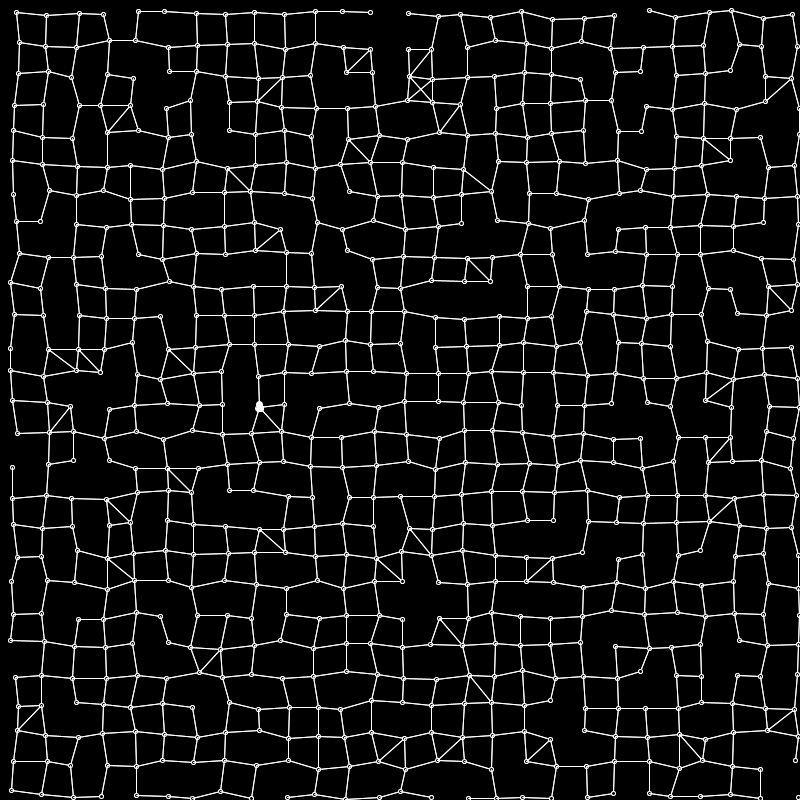
Frame 1 (no input)
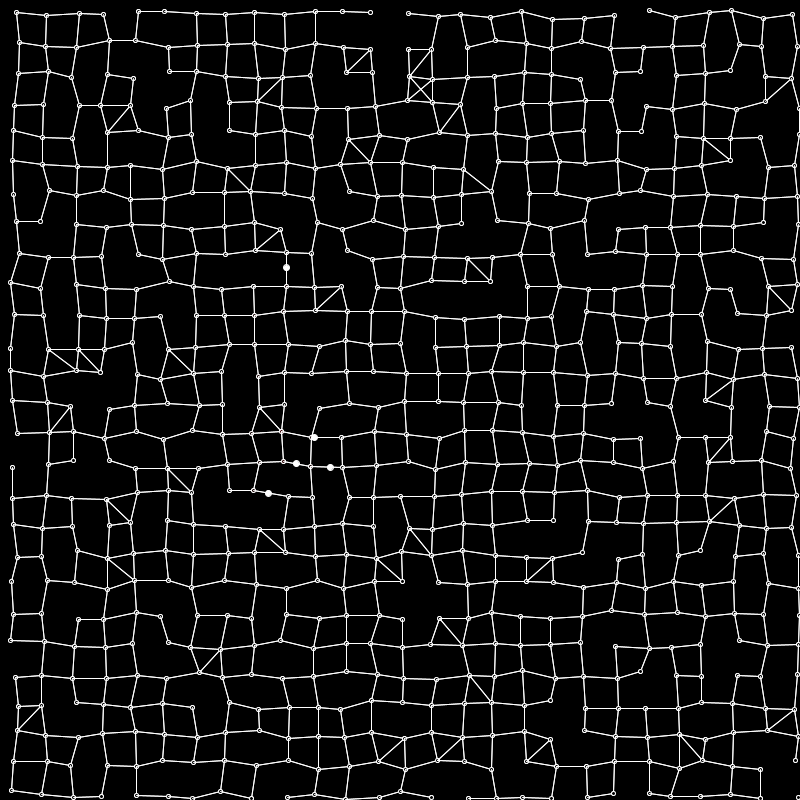
Frame 60 (the mouse pressed at the canvas centre just before this capture)
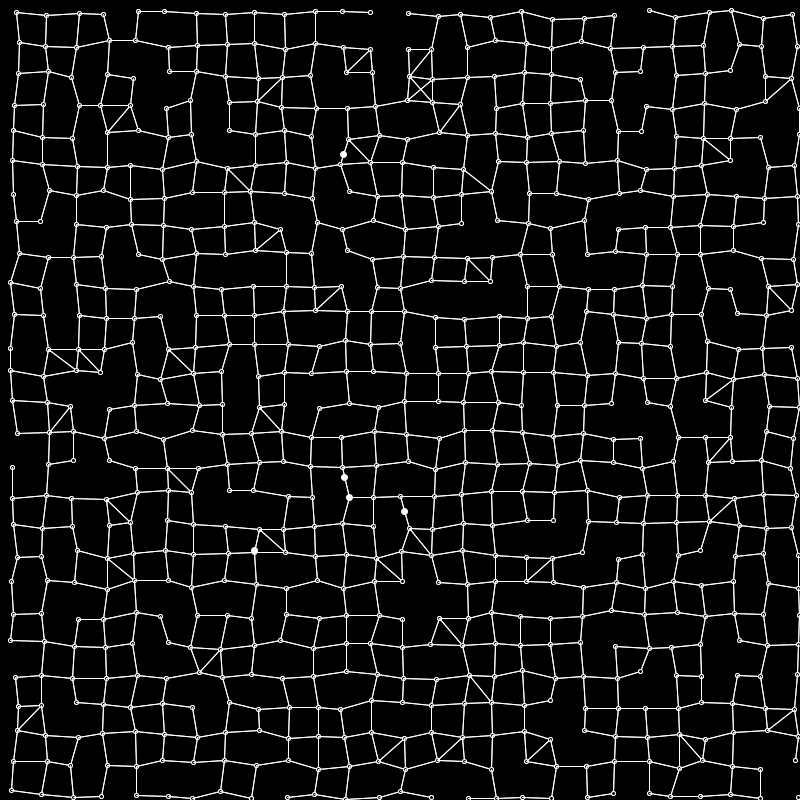
Frame 120 (the mouse held since frame 60 and released just before this capture)

The Processing sketch that drew these frames (run headless with seeded random() and noise(); from frame 60 on, the mouse is pressed at the canvas centre):

// Processing sketch: pathfindfromscratch
// ── pathfindfromscratch.pde

//Finder finder;
ArrayList<Mover> movers = new ArrayList<Mover>();

void setup() {
  size(800, 800);
  map = new Map();
  map.findNeighbours();
  //frameRate(10);

  //int i = 0;
  //int j = map.nodes.size() - 1;
  int i = floor(random(map.nodes.size()));
  for (int k = 0; k < 5; k += 1) {
    Mover mover;

    int j = -1;
    while (j == -1) {
      j = floor(random(map.nodes.size()));
      if (j == i) {
        j = -1;
      }
    }

    Node start = map.nodes.get(i);
    Node end = map.nodes.get(j);
    mover = new Mover(start, end);
    movers.add(mover);
  }
  //finder = new Finder(start, end);
  //finder.findPath();
}

void draw() {
  //finder.pathStep();
  background(0);
  map.draw();
  //mover.finder.draw();
  for (Mover m : movers) {
    m.update();
    m.draw();
  }
}

// ── Mover.pde
class Mover {

  PVector pos, acc, vel;
  Node start, end, next;
  Finder finder;
  float speed = random(1,3);
  int pathIndex = 1;

  Mover(Node start, Node end) {

    pos = new PVector(start.pos.x, start.pos.y);
    this.start = start;
    this.end = end;
    next = null;
    acc = new PVector(0, 0);
    vel = new PVector(0, 0);
    findPath();
  }

  void findPath() {
    finder = new Finder(start, end);
    finder.findPath();
    if (finder.isValid() && finder.finalPath.size() > 5) {
      pathIndex = 1;
      next = finder.finalPath.get(pathIndex);
    } else {
      findNewPath();
    }
  }
  void findNewPath() {
    start = end;
    pos.set(end.pos);
    end = map.nodes.get(floor(random(map.nodes.size())));
    findPath();
  }

  void update() {
    if (next != null) {
      vel = PVector.sub(next.pos, pos).normalize().mult(speed);
      pos.add(vel);


      if (PVector.dist(pos, next.pos) < 2) {
        next.traffic += 20;
        pos.set(next.pos);
        pathIndex += 1;
        if (pathIndex > finder.finalPath.size() - 1) {
          findNewPath();
        } else {
          next = finder.finalPath.get(pathIndex);
        }
      }
    }
  }

  void draw() {
    stroke(255);
    fill(255);
    ellipse(pos.x, pos.y, 6, 6);
    
    //noFill();
    //stroke(255, 0, 0);
    //line(pos.x, pos.y, end.pos.x, end.pos.y);
    //stroke(0,255,0);
    //line(pos.x, pos.y, start.pos.x, start.pos.y);
    //ellipse(start.pos.x, start.pos.y, 4,  4);
    //stroke(255,255,0);
    //ellipse(next.pos.x, next.pos.y, 4,  4);
    //stroke(255,0,255);
    //ellipse(end.pos.x, end.pos.y, 4,  4);
  }
}

// ── PathFinder.pde
import java.util.Hashtable;

class Finder {
  Node start, end;
  
  private boolean foundPath = false;

  ArrayList<Node> closed = new ArrayList<Node>();
  ArrayList<Node> open = new ArrayList<Node>();
  ArrayList<Node> finalPath = new ArrayList<Node>();
  
  HashMap<Node, Node> path = new HashMap<Node, Node>();
  
  HashMap<Node, Float> gscore = new HashMap<Node, Float>();
  HashMap<Node, Float> fscore = new HashMap<Node, Float>();

  Finder(Node start, Node end) {
    this.start = start;
    this.end = end;
    open.add(start);
  }
  
  boolean isValid() {
    return foundPath;
  }
  
  private boolean pathStep() {
    if (open.isEmpty()) return false;
         // println("open.size == " + open.size());
      //printArray(open);
      Node current = null;
      float cf = 0;
      float tg = 0; //tentative g
      for (Node o : open) {
        float f = fscore.get(o);
        if (current == null || f < cf) {
          current = o;
          cf = f;
        }
      }



      if (current != null) {

        if (current.equals(end)) {
          //path.add(end);
          finalPath.clear();
          Node c = end;
          while (path.containsKey(c)) {
            finalPath.add(c);
            c = path.get(c);
          }
          finalPath.add(start);
          foundPath = true;
          ArrayList<Node> temp = new ArrayList<Node>();
          for (int i = finalPath.size()-1; i >= 0; i -= 1) {
            temp.add(finalPath.get(i));
          }
          finalPath = temp;
          open.clear();
          closed.clear();
          gscore.clear();
          fscore.clear();
          return true;
        }
        tg = gscore.get(current);
       // println("before remove " + open.size());
        open.remove(current);
      //  println("after remove" + open.size());
        closed.add(current);

        for (Node neighbour : current.neighbours) {
          if (closed.contains(neighbour)) {
            continue;
          } else if (!open.contains(neighbour)) {
            open.add(neighbour);
          }

          float g = tg + PVector.dist(current.pos, neighbour.pos);
          if (tg >= gscore.get(neighbour)) {
            continue;
          }

          //path.add(neighbour);
          path.put(neighbour, current);
          gscore.put(neighbour, g);
          fscore.put(neighbour, gscore.get(neighbour) + hscore(neighbour, end));
        }
      }
      return false;
    
  }

  void findPath() {
    for (int i = 0; i < map.nodes.size(); i += 1) {

      gscore.put(map.nodes.get(i), Float.MAX_VALUE);
      fscore.put(map.nodes.get(i), Float.MAX_VALUE);
    }


    gscore.put(start, 0.0);
    //path.add(start);

    while (!open.isEmpty()) {
      if (pathStep()) {
        break;
      }
    }
  }

  void draw() {
    strokeWeight(3);
    noFill();


    stroke(128, 128, 20);
    for (Node o : open) {
      ellipse(o.pos.x, o.pos.y, 7, 7);
    }
    stroke(0, 0, 255);
    for (Node o : closed) {
      ellipse(o.pos.x, o.pos.y, 7, 7);
    }

    stroke(255, 0, 0);
    ellipse(start.pos.x, start.pos.y, 6, 6);

    stroke(0, 255, 0);
    ellipse(end.pos.x, end.pos.y, 6, 6);
    stroke(255, 0, 0);
    strokeWeight(1);
    beginShape();
    
    for(Node c : finalPath) {
      vertex(c.pos.x, c.pos.y);
    }
    endShape();
  }
}

float hscore(Node from, Node to) {
  return PVector.dist(from.pos, to.pos) + from.traffic;
}

// ── map.pde
int nodeDist = 30;
float nodeVar = 5;
float searchDist = 35;
class Map {

  ArrayList<Node> nodes = new ArrayList<Node>();


  Map() {
    for (float x = nodeDist / 2; x < width; x += nodeDist) {
      for (float y = nodeDist / 2; y < width; y += nodeDist) {

        float xx = x + random(-nodeVar, nodeVar);
        float yy = y + random(-nodeVar, nodeVar);
        Node n = new Node(xx, yy, this);
        nodes.add(n);
      }
    }
  }

  void findNeighbours() {
    for (Node n : nodes) {
      n.findNeighbours();
    }
  }





  void draw() {
    for (Node n : nodes) {
      n.draw();
      if (n.traffic > 255) n.traffic = 255;
      n.traffic -= 0.01;
      if (n.traffic < 0) n.traffic = 0;
    }
  }
}
Map map;

int NODE_ID = 0;

class Node {
  final int id;
  {
    NODE_ID += 1;
    id = NODE_ID;
  }
  Map map;
  float traffic = 0;

  boolean equals(Node o) {
    if (o.id == this.id) return true;
    return false;
  }

  int hashCode() {

    return this.id;
  }

  PVector pos;
  ArrayList<Node> neighbours = new ArrayList<Node>();
  Node(float x, float y, Map map) {
    pos = new PVector(x, y);
    this.map = map;
  }

  String toString() {
    return "node (" + id + ")@(" + floor(pos.x) + "," + floor(pos.y) + ")";
  }

  void draw() {
    stroke(255);
    for (Node o : neighbours) {
      line(pos.x, pos.y, o.pos.x, o.pos.y);
    }
    fill(255);
    ellipse(pos.x, pos.y, 4, 4);
    fill(traffic, 0, 0 );
    ellipse(pos.x, pos.y, 4, 4);
  }

  void findNeighbours() {
    for (Node n : map.nodes) {
      if (n.id == this.id) continue;

      if (PVector.dist(n.pos, this.pos) <= searchDist) {
        neighbours.add(n);
      }
    }
  }
}
